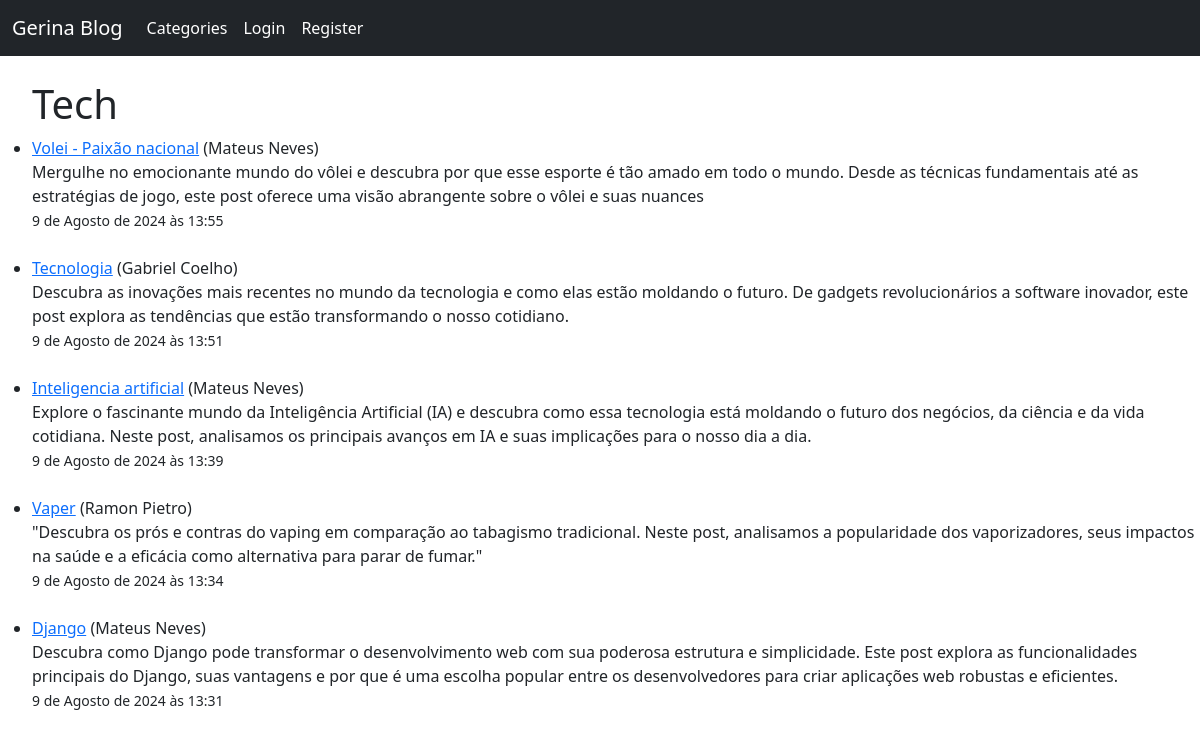
Screenshot of /category/Tech/ with the database file from the repository.
### blogapp/models.py (models this page shows, shortened)
class Post(models.Model):
    title = models.CharField(max_length=255)
    header_image = models.ImageField(null=True, blank=True, upload_to='images/')
    title_tag = models.CharField(max_length=50)
    author = models.ForeignKey(User, on_delete=models.CASCADE)
    body = RichTextField(blank=True, null=True)
    post_date = models.DateTimeField(auto_now_add=True)
    category = models.CharField(max_length=50, default='Tech')
    description = models.CharField(max_length=400)
    likes = models.ManyToManyField(User, related_name='blog_posts')

### blogapp/views.py (the view)
# urls.py: path('category/<str:cats>/', views.category_view, name='category'),
def category_view(request,cats):
    category_list = Post.objects.filter(category=cats).order_by('-post_date')
    return render(request,'category_posts.html', {'category_list':category_list, 'cats':cats.title()})

### templates/category_posts.html (shortened to what this page needs)
{% extends 'base.html' %}
{% block content %}
    <br>
    <ul>
    {% if category_list %}
        <h1>{{ cats }}</h1>
        {% for post in category_list %}
            <li>
                <a href="{% url 'article_details' post.pk %}">{{ post.title }}</a> ({{ post.author.first_name }} {{post.author.last_name }})
                <br>
                {{ post.description }} <br>
                <small>{{ post.post_date }}</small>
            </li>
            <br>
        {% endfor %}
    {% else %}
    <h1>No posts for {{cats}}</h1>
    {% endif %}
    </ul>
{% endblock content %}

### rows the page displays
Post: title "Volei - Paixão nacional", author.first_name "Mateus", author.last_name "Neves", description "Mergulhe no emocionante mundo do vôlei e descubra por que esse esporte é tão amado em todo o mundo. Desde as técnicas fundamentais até as estratégias de jogo, este post oferece uma visão abrangente sobre o vôlei e suas nuances", post_date "9 de Agosto de 2024 às 13:55"
Post: title "Tecnologia", author.first_name "Gabriel", author.last_name "Coelho", description "Descubra as inovações mais recentes no mundo da tecnologia e como elas estão moldando o futuro. De gadgets revolucionários a software inovador, este post explora as tendências que estão transformando o nosso cotidiano.", post_date "9 de Agosto de 2024 às 13:51"
Post: title "Inteligencia artificial", author.first_name "Mateus", author.last_name "Neves", description "Explore o fascinante mundo da Inteligência Artificial (IA) e descubra como essa tecnologia está moldando o futuro dos negócios, da ciência e da vida cotidiana. Neste post, analisamos os principais avanços em IA e suas implicações para o nosso dia a dia.", post_date "9 de Agosto de 2024 às 13:39"
Post: title "Vaper", author.first_name "Ramon", author.last_name "Pietro", description "\"Descubra os prós e contras do vaping em comparação ao tabagismo tradicional. Neste post, analisamos a popularidade dos vaporizadores, seus impactos na saúde e a eficácia como alternativa para parar de fumar.\"", post_date "9 de Agosto de 2024 às 13:34"
Post: title "Django", author.first_name "Mateus", author.last_name "Neves", description "Descubra como Django pode transformar o desenvolvimento web com sua poderosa estrutura e simplicidade. Este post explora as funcionalidades principais do Django, suas vantagens e por que é uma escolha popular entre os desenvolvedores para criar aplicações web robustas e eficientes.", post_date "9 de Agosto de 2024 às 13:31"

### other values shown
{{ cats }} "Tech"
